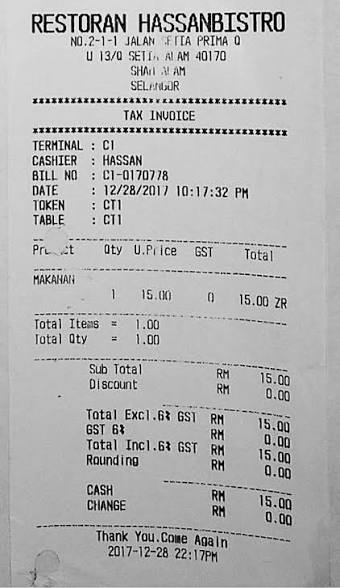
#> input picture src/1.jpg, 340 x 588 px; its folder holds only this picture in this run
$ python methods.py   (older library calls are emulated)
#> lines starting #> are read from the running program, lines starting #| are printed output that depends on the picture
#> further down, im is the input picture: shape (588, 340, 3); min 0, max 255, mean 179.6
### auto_align_rotate.py
"""自動對齊與旋轉：判斷一張文件照片該轉幾度，並把傾斜拉正。

分成兩件互相獨立的事：

1. **任意角度的歪斜**（skew）— 紙拍歪了幾度，跟轉向無關。
   靠「投影輪廓的變異數」量出來，範圍 −60°～+60°，不只修 ±1° 這種小歪。
2. **90° 的倍數**（turn）— 紙是正拍還是橫拍、上還是正下。這個量不出來
   （一張正立的 A4 轉 180° 之後所有水平線還是水平線），只能認字。

為什麼先擺正再判斷轉向：認字是靠「一行一行的字」認的，字歪 45° 的時候
連一行都切不出來。5.jpg 擺正之前 Tesseract 直接回報「字太少」放棄判斷，
擺正之後認字就有 159 個詞了。

轉向是比較「0 度」和「180 度」兩張圖認字的**平均信心度**決定的，
沒有用 Tesseract OSD：實測 OSD 餵十次答錯四次，而且信心度高低跟對錯無關
（1.jpg 本來就是正的，OSD 卻說要翻轉，還給了 1.05 的信心度；
4.jpg 的正解它給的信心度只有 0.17，低到任何門檻都會把對的答案丟掉）。
細節在 auto_align_rotate.md。

做法與實測數據的說明在 auto_align_rotate.md。
"""

import os
import re

import cv2
import numpy as np

try:
    from detect_angle_rect_only import angle_matrix
except ImportError:
    # 直接執行這個檔案（python jCVTools/auto_align_rotate.py）的時候，
    # 套件路徑不在 sys.path 上，改用同資料夾的版本。
    from detect_angle_rect_only import angle_matrix

# Tesseract 不是 Python 套件，是獨立安裝的執行檔，這個路徑要自己指給它
TESSERACT_DIR = r'C:\Program Files\Tesseract-OCR'
TESSDATA_PREFIX = os.path.join(TESSERACT_DIR, 'tessdata')

# 認字時影像短邊至少要做到這麼大。太小 Tesseract 會回報解析度 0 dpi，
# 認出來的字一堆亂碼，平均信心度會被拉低到沒有區別力。
OCR_MIN_SIDE = 1000

# 但也不能超過這個大小。認字的品質在 1800 像素左右就飽和了，
# 再大只是變慢：5.jpg 擺正後有 2882×2883，縮到 1800 之後兩個方向認字
# 從 2.9 秒變 0.66 秒，而且正立 63.9 / 倒立 22.7 的分離度比原尺寸的
# 61.6 / 27.3 還要乾淨。
#
# 這個上限不能設太小。試過縮到 1000：5.jpg 倒立方向的信心度直接掉到 0.0，
# 那是「一個字都認不出來」而不是「認得很差」。那種差距是假的——
# 一張真的上下顛倒但清楚的紙，縮到同樣的大小，正立方向也會認不出字，
# 兩邊一起變 0，差距就沒了，最後會判成維持原樣（也就是漏翻）。
OCR_MAX_SIDE = 1800

# 正立方向的信心度超過這個值就不用再認 180 度那次。
# 實測五張圖，正立方向是 52～86，倒立方向最高只有 33，中間是空的，
# 所以 70 是個很安全的門檻。清楚的大文件通常一次就判完，省掉半秒。
CONFIDENT_CONF = 70.0

# 一行字裡至少要有這麼多個字母數字才算一個「詞」
_WORD = re.compile(r'[0-9A-Za-z]{2,}')


# ---------------------------------------------------------------- 1. 量傾斜角度
def _ink_mask(img, target_w=900, block=25, c=12):
    """取出「有墨」的遮罩，並把寬度縮到 target_w 左右。

    用局部平均閾值而不是全域固定閾值：文件常有漸層陰影，
    固定閾值會把陰影那半邊整片判成黑色，輪廓會被一整塊墨吃掉。
    縮圖是為了讓下面兩百多次旋轉掃描跑得完（原圖掃一次要 0.1 秒以上）。
    """
#> called with target_w = 900, block = 25, c = 12
    gray = cv2.cvtColor(img, cv2.COLOR_BGR2GRAY) if img.ndim == 3 else img
    h, w = gray.shape[:2]
    scale = target_w / float(w)
    if scale < 1.0:
        gray = cv2.resize(gray, None, fx=scale, fy=scale, interpolation=cv2.INTER_AREA)
    bw = cv2.adaptiveThreshold(gray, 255, cv2.ADAPTIVE_THRESH_MEAN_C,
                               cv2.THRESH_BINARY_INV, block, c)
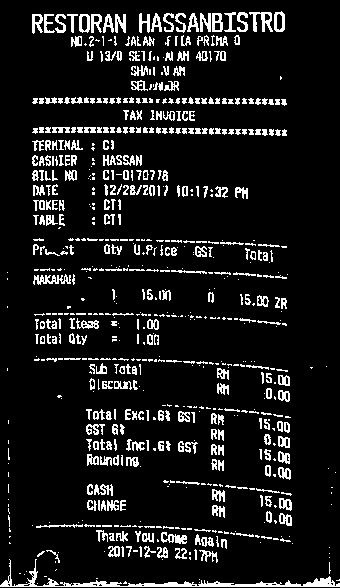
#> bw: shape (588, 340); 10.4% white in thin lines or dots
    return (bw > 0).astype(np.float32)
#> returned value: shape (588, 340) float32; values 0 (black) and 1 (white), 10.4% white in thin lines or dots


def _profile_variance(ink, angle):
    """旋轉 angle 之後，把每一列的墨水量加總，取這個向量的變異數。

    為什麼用變異數：文字排正時同一行的字都疊在同一列上，
    「有字的一列」墨很多、「行與行之間的一列」墨很少，高低差大，變異數大。
    紙轉歪的時候字被平均攤到所有列上，高低差被抹平，變異數就小。
    這個量完全不認字，所以歪到 45° 也量得出來（不像用字框量角度會失效）。
    """
#> called with angle = -60
    h, w = ink.shape[:2]
    M = cv2.getRotationMatrix2D((w / 2, h / 2), float(angle), 1.0)
    rot = cv2.warpAffine(ink, M, (w, h), flags=cv2.INTER_LINEAR, borderValue=0)
    return float(rot.sum(axis=1).var())


def estimate_skew(img, limit=60.0, coarse=2.0, mid=0.25, fine=0.05):
    """回傳讓文字排正所需要的旋轉角度（度，正值＝逆時針）。

    分三段逼近：先 2° 的步距掃過 −60°～+60°，再 0.25° 掃第一名附近 ±2°，
    最後 0.05° 掃 ±0.25°。

    為什麼不是「0.5° 掃全程、再 0.05° 細掃」：那是 262 次輪廓計算，
    分三段只要 89 次，五張圖從 0.703 秒降到 0.239 秒，
    **量出來的角完全不變**（−0.00、+0.40、−0.00、−0.00、+45.50，誤差 0.000 度）。
    輪廓變異數在幾度的範圍裡變化很慢，2° 的粗掃足以鎖定正確的山頭。

    最後要細到 0.05° 是因為 0.5° 對後續認字來說還是偏了：
    200dpi 的字高只有 10 像素左右，0.5° 的誤差到頁面下方就累積成好幾像素。

    回傳 (角度, 變異數)；墨量不足量不出來時變異數為 0.0。
    """
    ink = _ink_mask(img)

    def sweep(lo, hi, step):
        angles = np.arange(lo, hi + 1e-9, step)
        scores = [_profile_variance(ink, a) for a in angles]
#> in _profile_variance (call 26), `M = cv2.getRotationMatrix2D((w / 2, h / 2), float(angle), 1.0)`: M = [[0.985, -0.174, 53.64], [0.174, 0.985, -25.05]]
#> in _profile_variance (call 26), `rot = cv2.warpAffine(ink, M, (w, h), flags=cv2.INTER_LINEAR, borderVal..`:
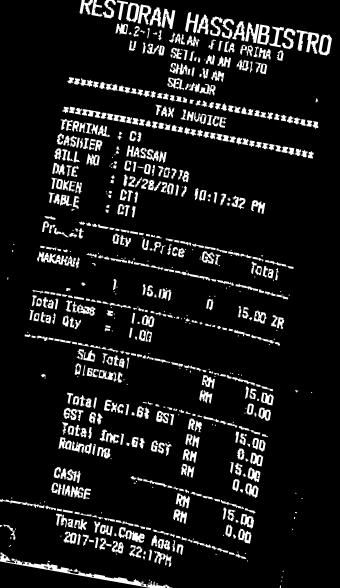
#> rot: shape (588, 340) float32; min 0, max 1, mean 0.0992
#> in _profile_variance (call 27), `M = cv2.getRotationMatrix2D((w / 2, h / 2), float(angle), 1.0)`: M = [[0.99, -0.139, 42.57], [0.139, 0.99, -20.8]]
#> in _profile_variance (call 27), `rot = cv2.warpAffine(ink, M, (w, h), flags=cv2.INTER_LINEAR, borderVal..`:
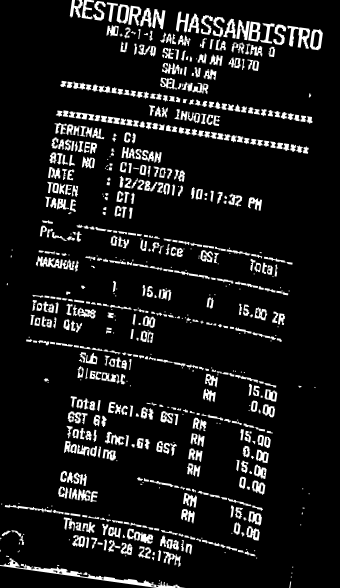
#> rot: shape (588, 340) float32; min 0, max 1, mean 0.0996
#> in _profile_variance (call 28), `M = cv2.getRotationMatrix2D((w / 2, h / 2), float(angle), 1.0)`: M = [[0.995, -0.105, 31.66], [0.105, 0.995, -16.16]]
#> in _profile_variance (call 28), `rot = cv2.warpAffine(ink, M, (w, h), flags=cv2.INTER_LINEAR, borderVal..`:
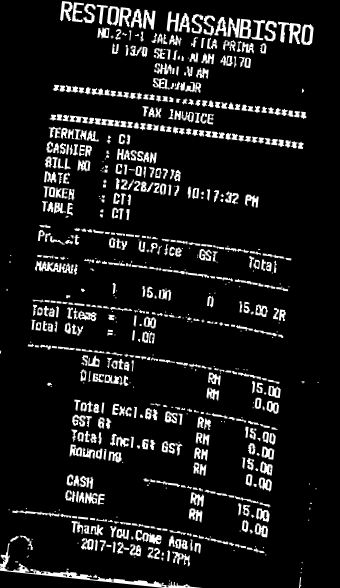
#> rot: shape (588, 340) float32; min 0, max 1, mean 0.1
#> in _profile_variance (call 29), `M = cv2.getRotationMatrix2D((w / 2, h / 2), float(angle), 1.0)`: M = [[0.998, -0.0698, 20.92], [0.0698, 0.998, -11.14]]
#> in _profile_variance (call 29), `rot = cv2.warpAffine(ink, M, (w, h), flags=cv2.INTER_LINEAR, borderVal..`:
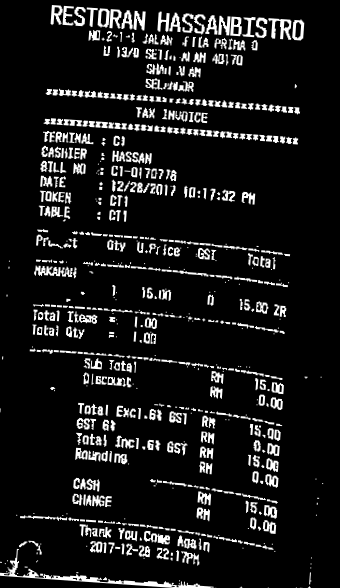
#> rot: shape (588, 340) float32; min 0, max 1, mean 0.101
#> in _profile_variance (call 30), `M = cv2.getRotationMatrix2D((w / 2, h / 2), float(angle), 1.0)`: M = [[0.999, -0.0349, 10.36], [0.0349, 0.999, -5.75]]
#> in _profile_variance (call 30), `rot = cv2.warpAffine(ink, M, (w, h), flags=cv2.INTER_LINEAR, borderVal..`:
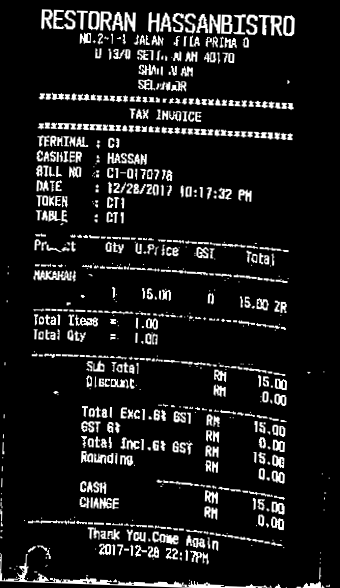
#> rot: shape (588, 340) float32; min 0, max 1, mean 0.102
#> in _profile_variance (call 32), `M = cv2.getRotationMatrix2D((w / 2, h / 2), float(angle), 1.0)`: M = [[0.999, 0.0349, -10.16], [-0.0349, 0.999, 6.11]]
#> in _profile_variance (call 32), `rot = cv2.warpAffine(ink, M, (w, h), flags=cv2.INTER_LINEAR, borderVal..`:
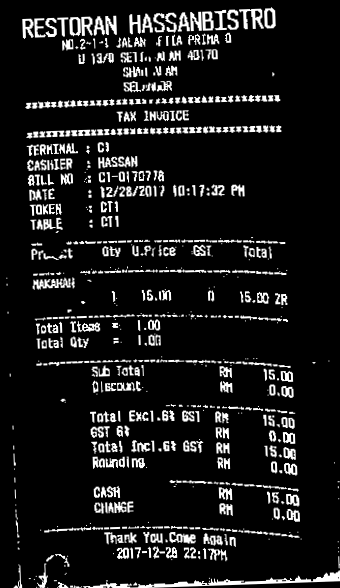
#> rot: shape (588, 340) float32; min 0, max 1, mean 0.103
#> (the rest of the program and of its run is left out)
